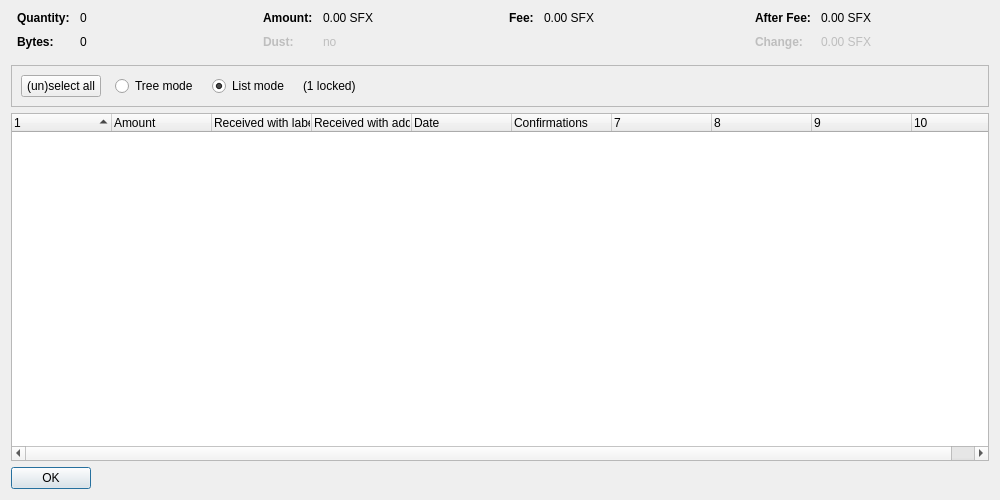
<?xml version="1.0" encoding="UTF-8"?>
<ui version="4.0">
 <class>CoinControlDialog</class>
 <widget class="QDialog" name="CoinControlDialog">
  <property name="geometry">
   <rect>
    <x>0</x>
    <y>0</y>
    <width>1000</width>
    <height>500</height>
   </rect>
  </property>
  <property name="windowTitle">
   <string>Coin Selection</string>
  </property>
  <layout class="QVBoxLayout" name="verticalLayout">
   <item>
    <layout class="QHBoxLayout" name="horizontalLayoutTop" stretch="0,0,0,0">
     <property name="topMargin">
      <number>0</number>
     </property>
     <property name="bottomMargin">
      <number>10</number>
     </property>
     <item>
      <layout class="QFormLayout" name="formLayoutCoinControl1">
       <property name="horizontalSpacing">
        <number>10</number>
       </property>
       <property name="verticalSpacing">
        <number>10</number>
       </property>
       <property name="leftMargin">
        <number>6</number>
       </property>
       <property name="rightMargin">
        <number>6</number>
       </property>
       <item row="0" column="0">
        <widget class="QLabel" name="labelCoinControlQuantityText">
         <property name="font">
          <font>
           <weight>75</weight>
           <bold>true</bold>
          </font>
         </property>
         <property name="text">
          <string>Quantity:</string>
         </property>
        </widget>
       </item>
       <item row="0" column="1">
        <widget class="QLabel" name="labelCoinControlQuantity">
         <property name="cursor">
          <cursorShape>IBeamCursor</cursorShape>
         </property>
         <property name="contextMenuPolicy">
          <enum>Qt::ActionsContextMenu</enum>
         </property>
         <property name="text">
          <string notr="true">0</string>
         </property>
         <property name="textInteractionFlags">
          <set>Qt::LinksAccessibleByMouse|Qt::TextSelectableByKeyboard|Qt::TextSelectableByMouse</set>
         </property>
        </widget>
       </item>
       <item row="1" column="0">
        <widget class="QLabel" name="labelCoinControlBytesText">
         <property name="font">
          <font>
           <weight>75</weight>
           <bold>true</bold>
          </font>
         </property>
         <property name="text">
          <string>Bytes:</string>
         </property>
        </widget>
       </item>
       <item row="1" column="1">
        <widget class="QLabel" name="labelCoinControlBytes">
         <property name="cursor">
          <cursorShape>IBeamCursor</cursorShape>
         </property>
         <property name="contextMenuPolicy">
          <enum>Qt::ActionsContextMenu</enum>
         </property>
         <property name="text">
          <string notr="true">0</string>
         </property>
         <property name="textInteractionFlags">
          <set>Qt::LinksAccessibleByMouse|Qt::TextSelectableByKeyboard|Qt::TextSelectableByMouse</set>
         </property>
        </widget>
       </item>
      </layout>
     </item>
     <item>
      <layout class="QFormLayout" name="formLayoutCoinControl2">
       <property name="horizontalSpacing">
        <number>10</number>
       </property>
       <property name="verticalSpacing">
        <number>10</number>
       </property>
       <property name="leftMargin">
        <number>6</number>
       </property>
       <property name="rightMargin">
        <number>6</number>
       </property>
       <item row="0" column="0">
        <widget class="QLabel" name="labelCoinControlAmountText">
         <property name="font">
          <font>
           <weight>75</weight>
           <bold>true</bold>
          </font>
         </property>
         <property name="text">
          <string>Amount:</string>
         </property>
        </widget>
       </item>
       <item row="0" column="1">
        <widget class="QLabel" name="labelCoinControlAmount">
         <property name="cursor">
          <cursorShape>IBeamCursor</cursorShape>
         </property>
         <property name="contextMenuPolicy">
          <enum>Qt::ActionsContextMenu</enum>
         </property>
         <property name="text">
          <string notr="true">0.00 SFX</string>
         </property>
         <property name="textInteractionFlags">
          <set>Qt::LinksAccessibleByMouse|Qt::TextSelectableByKeyboard|Qt::TextSelectableByMouse</set>
         </property>
        </widget>
       </item>
       <item row="1" column="0">
        <widget class="QLabel" name="labelCoinControlLowOutputText">
         <property name="enabled">
          <bool>false</bool>
         </property>
         <property name="font">
          <font>
           <weight>75</weight>
           <bold>true</bold>
          </font>
         </property>
         <property name="text">
          <string>Dust:</string>
         </property>
        </widget>
       </item>
       <item row="1" column="1">
        <widget class="QLabel" name="labelCoinControlLowOutput">
         <property name="enabled">
          <bool>false</bool>
         </property>
         <property name="cursor">
          <cursorShape>IBeamCursor</cursorShape>
         </property>
         <property name="contextMenuPolicy">
          <enum>Qt::ActionsContextMenu</enum>
         </property>
         <property name="text">
          <string notr="true">no</string>
         </property>
         <property name="textInteractionFlags">
          <set>Qt::LinksAccessibleByMouse|Qt::TextSelectableByKeyboard|Qt::TextSelectableByMouse</set>
         </property>
        </widget>
       </item>
      </layout>
     </item>
     <item>
      <layout class="QFormLayout" name="formLayoutCoinControl3">
       <property name="horizontalSpacing">
        <number>10</number>
       </property>
       <property name="verticalSpacing">
        <number>10</number>
       </property>
       <property name="leftMargin">
        <number>6</number>
       </property>
       <property name="rightMargin">
        <number>6</number>
       </property>
       <item row="0" column="0">
        <widget class="QLabel" name="labelCoinControlFeeText">
         <property name="font">
          <font>
           <weight>75</weight>
           <bold>true</bold>
          </font>
         </property>
         <property name="text">
          <string>Fee:</string>
         </property>
        </widget>
       </item>
       <item row="0" column="1">
        <widget class="QLabel" name="labelCoinControlFee">
         <property name="cursor">
          <cursorShape>IBeamCursor</cursorShape>
         </property>
         <property name="contextMenuPolicy">
          <enum>Qt::ActionsContextMenu</enum>
         </property>
         <property name="text">
          <string notr="true">0.00 SFX</string>
         </property>
         <property name="textInteractionFlags">
          <set>Qt::LinksAccessibleByMouse|Qt::TextSelectableByKeyboard|Qt::TextSelectableByMouse</set>
         </property>
        </widget>
       </item>
      </layout>
     </item>
     <item>
      <layout class="QFormLayout" name="formLayoutCoinControl4">
       <property name="horizontalSpacing">
        <number>10</number>
       </property>
       <property name="verticalSpacing">
        <number>10</number>
       </property>
       <property name="leftMargin">
        <number>6</number>
       </property>
       <property name="rightMargin">
        <number>6</number>
       </property>
       <item row="0" column="0">
        <widget class="QLabel" name="labelCoinControlAfterFeeText">
         <property name="font">
          <font>
           <weight>75</weight>
           <bold>true</bold>
          </font>
         </property>
         <property name="text">
          <string>After Fee:</string>
         </property>
        </widget>
       </item>
       <item row="0" column="1">
        <widget class="QLabel" name="labelCoinControlAfterFee">
         <property name="cursor">
          <cursorShape>IBeamCursor</cursorShape>
         </property>
         <property name="contextMenuPolicy">
          <enum>Qt::ActionsContextMenu</enum>
         </property>
         <property name="text">
          <string notr="true">0.00 SFX</string>
         </property>
         <property name="textInteractionFlags">
          <set>Qt::LinksAccessibleByMouse|Qt::TextSelectableByKeyboard|Qt::TextSelectableByMouse</set>
         </property>
        </widget>
       </item>
       <item row="1" column="0">
        <widget class="QLabel" name="labelCoinControlChangeText">
         <property name="enabled">
          <bool>false</bool>
         </property>
         <property name="font">
          <font>
           <weight>75</weight>
           <bold>true</bold>
          </font>
         </property>
         <property name="text">
          <string>Change:</string>
         </property>
        </widget>
       </item>
       <item row="1" column="1">
        <widget class="QLabel" name="labelCoinControlChange">
         <property name="enabled">
          <bool>false</bool>
         </property>
         <property name="cursor">
          <cursorShape>IBeamCursor</cursorShape>
         </property>
         <property name="contextMenuPolicy">
          <enum>Qt::ActionsContextMenu</enum>
         </property>
         <property name="text">
          <string notr="true">0.00 SFX</string>
         </property>
         <property name="textInteractionFlags">
          <set>Qt::LinksAccessibleByMouse|Qt::TextSelectableByKeyboard|Qt::TextSelectableByMouse</set>
         </property>
        </widget>
       </item>
      </layout>
     </item>
    </layout>
   </item>
   <item>
    <widget class="QFrame" name="frame">
     <property name="minimumSize">
      <size>
       <width>0</width>
       <height>40</height>
      </size>
     </property>
     <property name="frameShape">
      <enum>QFrame::StyledPanel</enum>
     </property>
     <property name="frameShadow">
      <enum>QFrame::Sunken</enum>
     </property>
     <layout class="QHBoxLayout" name="horizontalLayout">
      <item>
       <layout class="QHBoxLayout" name="horizontalLayoutPanel" stretch="0,0,0,0,0">
        <property name="spacing">
         <number>14</number>
        </property>
        <item>
         <widget class="QPushButton" name="pushButtonSelectAll">
          <property name="sizePolicy">
           <sizepolicy hsizetype="Maximum" vsizetype="Fixed">
            <horstretch>0</horstretch>
            <verstretch>0</verstretch>
           </sizepolicy>
          </property>
          <property name="text">
           <string>(un)select all</string>
          </property>
          <property name="autoDefault">
           <bool>false</bool>
          </property>
         </widget>
        </item>
        <item>
         <widget class="QRadioButton" name="radioTreeMode">
          <property name="sizePolicy">
           <sizepolicy hsizetype="Maximum" vsizetype="Fixed">
            <horstretch>0</horstretch>
            <verstretch>0</verstretch>
           </sizepolicy>
          </property>
          <property name="text">
           <string>Tree mode</string>
          </property>
         </widget>
        </item>
        <item>
         <widget class="QRadioButton" name="radioListMode">
          <property name="sizePolicy">
           <sizepolicy hsizetype="Maximum" vsizetype="Fixed">
            <horstretch>0</horstretch>
            <verstretch>0</verstretch>
           </sizepolicy>
          </property>
          <property name="text">
           <string>List mode</string>
          </property>
          <property name="checked">
           <bool>true</bool>
          </property>
         </widget>
        </item>
        <item>
         <widget class="QLabel" name="labelLocked">
          <property name="text">
           <string notr="true">(1 locked)</string>
          </property>
         </widget>
        </item>
        <item>
         <spacer name="horizontalSpacer">
          <property name="orientation">
           <enum>Qt::Horizontal</enum>
          </property>
          <property name="sizeHint" stdset="0">
           <size>
            <width>40</width>
            <height>20</height>
           </size>
          </property>
         </spacer>
        </item>
       </layout>
      </item>
     </layout>
    </widget>
   </item>
   <item>
    <widget class="CoinControlTreeWidget" name="treeWidget">
     <property name="contextMenuPolicy">
      <enum>Qt::CustomContextMenu</enum>
     </property>
     <property name="sortingEnabled">
      <bool>false</bool>
     </property>
     <property name="columnCount">
      <number>10</number>
     </property>
     <attribute name="headerShowSortIndicator" stdset="0">
      <bool>true</bool>
     </attribute>
     <attribute name="headerStretchLastSection">
      <bool>false</bool>
     </attribute>
     <column>
      <property name="text">
       <string/>
      </property>
     </column>
     <column>
      <property name="text">
       <string>Amount</string>
      </property>
     </column>
     <column>
      <property name="text">
       <string>Received with label</string>
      </property>
     </column>
     <column>
      <property name="text">
       <string>Received with address</string>
      </property>
     </column>
     <column>
      <property name="text">
       <string>Date</string>
      </property>
     </column>
     <column>
      <property name="text">
       <string>Confirmations</string>
      </property>
      <property name="toolTip">
       <string>Confirmed</string>
      </property>
     </column>
     <column>
      <property name="text">
       <string/>
      </property>
     </column>
     <column>
      <property name="text">
       <string/>
      </property>
     </column>
     <column>
      <property name="text">
       <string/>
      </property>
     </column>
     <column>
      <property name="text">
       <string/>
      </property>
     </column>
    </widget>
   </item>
   <item>
    <widget class="QDialogButtonBox" name="buttonBox">
     <property name="sizePolicy">
      <sizepolicy hsizetype="Maximum" vsizetype="Fixed">
       <horstretch>0</horstretch>
       <verstretch>0</verstretch>
      </sizepolicy>
     </property>
     <property name="orientation">
      <enum>Qt::Horizontal</enum>
     </property>
     <property name="standardButtons">
      <set>QDialogButtonBox::Ok</set>
     </property>
    </widget>
   </item>
  </layout>
 </widget>
 <customwidgets>
  <customwidget>
   <class>CoinControlTreeWidget</class>
   <extends>QTreeWidget</extends>
   <header>qt/coincontroltreewidget.h</header>
  </customwidget>
 </customwidgets>
 <resources/>
 <connections/>
</ui>
